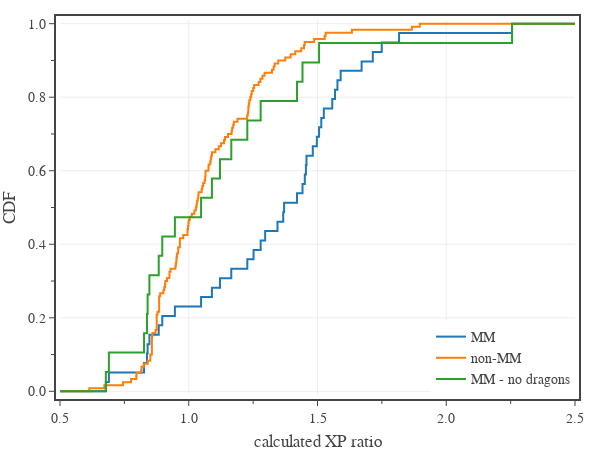

The cell this chart's notebook holds for it:
### Code cell
# summarize the current dataset
df1 = df0[df0['CR'].between(1,30)  
    & df0['Book Type'].isin(['Source']) 
    & df0['Legendary'].isin(['L','LL'])]

col = 'eXP Ratio'

groups = {
    'MM': {'Book': ['MM'], 'Exclude Type': []},
    'non-MM': {'Book': ['VGtM','MToF','GGtR','ERftLW','EGtW','MOoT','VRGtR','FToD','SaCoC'], 'Exclude Type': []},
    'MM - no dragons': {'Book': ['MM'], 'Exclude Type': ['dragon']},
}

# plot results
fig = go.Figure(
    layout=go.Layout(
        template=tfb.FIG_TEMPLATE,
        xaxis=dict(
            title_text='calculated XP ratio',
            range=[0.5,2.5],
            tick0=0, dtick=0.5, tickformat='.1f',
            minor=dict(tick0=0, dtick=0.25),
        ),
        yaxis=dict(
            title_text='CDF',
            range=[-0.01, 1.01],
            tick0=0, dtick=0.2,
            tickformat='.1f',
            minor=dict(tick0=0, dtick=0.1),
        ),
        legend=dict(
            yanchor='bottom',  y=0.00,
            xanchor='right', x=1.00,
            orientation='v',
        ),
    )
)

for g in groups:
    x = df1[df1['Book'].isin(groups[g]['Book']) & ~df1['Type'].isin(groups[g]['Exclude Type'])]['eXP Ratio'].to_numpy()
    x = np.append(np.insert(np.sort(x), 0, 0.0), 3.0)
    y = np.array(range(0,len(x)))/(len(x)-2)
    fig.add_trace(go.Scatter(
        x=x, 
        y=y,
        mode='lines',
        name=g,
        line_shape='hv',
        hovertemplate = '<b>'+g+'</b><br>'
            + 'XP ratio %{y:.2f}<br>'
            + 'CDF %{y:.2f}'
            + '<extra></extra>',
    ))

# show figure
fig.update_layout(width=600, height=450)
fig.show(config=tfb.FIG_CONFIG)

# save figures
if SAVEFIGS:
    fig.update_layout(autosize=True, width=None, height=None)
    tfb.save_fig_html(fig, format='large', name='fig-exp-ratio-cdf-mm-vs-source-books-no-dragons-large', style='aspect-ratio: 600/500;')
    tfb.save_fig_html(fig, format='small', name='fig-exp-ratio-cdf-mm-vs-source-books-no-dragons-small', style='aspect-ratio: 600/550;')

### Figure 1 — Plotly figure (JSON) as saved in the notebook; plotly's stock layout.template omitted (floating-point values rounded to 4 significant figures)
{"data": [{"hovertemplate": "<b>MM</b><br>XP ratio %{y:.2f}<br>CDF %{y:.2f}<extra></extra>", "line": {"shape": "hv"}, "mode": "lines", "name": "MM", "type": "scatter", "x": [0, 0.678, 0.6899, 0.8264, 0.8377, 0.8402, 0.8472, 0.8834, 0.8972, 0.9462, 1.048, 1.09, 1.121, 1.165, 1.227, 1.252, 1.279, 1.297, 1.345, 1.367, 1.37, 1.42, 1.442, 1.451, 1.455, 1.457, 1.482, 1.497, 1.506, 1.515, 1.525, 1.557, 1.568, 1.577, 1.59, 1.671, 1.715, 1.749, 1.817, 2.256, 3], "y": [0, 0.02564, 0.05128, 0.07692, 0.1026, 0.1282, 0.1538, 0.1795, 0.2051, 0.2308, 0.2564, 0.2821, 0.3077, 0.3333, 0.359, 0.3846, 0.4103, 0.4359, 0.4615, 0.4872, 0.5128, 0.5385, 0.5641, 0.5897, 0.6154, 0.641, 0.6667, 0.6923, 0.7179, 0.7436, 0.7692, 0.7949, 0.8205, 0.8462, 0.8718, 0.8974, 0.9231, 0.9487, 0.9744, 1, 1.026]}, {"hovertemplate": "<b>non-MM</b><br>XP ratio %{y:.2f}<br>CDF %{y:.2f}<extra></extra>", "line": {"shape": "hv"}, "mode": "lines", "name": "non-MM", "type": "scatter", "x": [0, 0.6136, 0.6722, 0.7447, 0.7761, 0.7964, 0.7973, 0.815, 0.8165, 0.8251, 0.8407, 0.8507, 0.8508, 0.8569, 0.8569, 0.8569, 0.8569, 0.8569, 0.8572, 0.8592, 0.871, 0.8755, 0.8755, 0.8755, 0.8755, 0.8755, 0.8788, 0.885, 0.885, 0.885, 0.885, 0.885, 0.8891, 0.9015, 0.9048, 0.9079, 0.9091, 0.9158, 0.9249, 0.9251, 0.9292, 0.9483, 0.9501, 0.9521, 0.9528, 0.9546, 0.9588, 0.9592, 0.9656, 0.9656, 0.9657, 0.9787, 0.995, 0.9951, 0.9971, 0.9987, 1.0, 1.004, 1.012, 1.022, 1.027, 1.03, 1.032, 1.035, 1.037, 1.038, 1.05, 1.053, 1.056, 1.062, 1.064, 1.065, 1.065, 1.077, 1.077, 1.084, 1.086, 1.087, 1.09, 1.103, 1.117, 1.125, 1.137, 1.141, 1.153, 1.166, 1.168, 1.173, 1.175, 1.189, 1.227, 1.229, 1.232, 1.232, 1.233, 1.235, 1.239, 1.242, 1.245, 1.25, 1.254, 1.271, 1.278, 1.286, 1.295, 1.323, 1.33, 1.334, 1.347, 1.375, 1.396, 1.414, 1.437, 1.448, 1.45, 1.487, 1.528, 1.532, 1.634, 1.866, 1.897, 3], "y": [0, 0.008333, 0.01667, 0.025, 0.03333, 0.04167, 0.05, 0.05833, 0.06667, 0.075, 0.08333, 0.09167, 0.1, 0.1083, 0.1167, 0.125, 0.1333, 0.1417, 0.15, 0.1583, 0.1667, 0.175, 0.1833, 0.1917, 0.2, 0.2083, 0.2167, 0.225, 0.2333, 0.2417, 0.25, 0.2583, 0.2667, 0.275, 0.2833, 0.2917, 0.3, 0.3083, 0.3167, 0.325, 0.3333, 0.3417, 0.35, 0.3583, 0.3667, 0.375, 0.3833, 0.3917, 0.4, 0.4083, 0.4167, 0.425, 0.4333, 0.4417, 0.45, 0.4583, 0.4667, 0.475, 0.4833, 0.4917, 0.5, 0.5083, 0.5167, 0.525, 0.5333, 0.5417, 0.55, 0.5583, 0.5667, 0.575, 0.5833, 0.5917, 0.6, 0.6083, 0.6167, 0.625, 0.6333, 0.6417, 0.65, 0.6583, 0.6667, 0.675, 0.6833, 0.6917, 0.7, 0.7083, 0.7167, 0.725, 0.7333, 0.7417, 0.75, 0.7583, 0.7667, 0.775, 0.7833, 0.7917, 0.8, 0.8083, 0.8167, 0.825, 0.8333, 0.8417, 0.85, 0.8583, 0.8667, 0.875, 0.8833, 0.8917, 0.9, 0.9083, 0.9167, 0.925, 0.9333, 0.9417, 0.95, 0.9583, 0.9667, 0.975, 0.9833, 0.9917, 1, 1.008]}, {"hovertemplate": "<b>MM - no dragons</b><br>XP ratio %{y:.2f}<br>CDF %{y:.2f}<extra></extra>", "line": {"shape": "hv"}, "mode": "lines", "name": "MM - no dragons", "type": "scatter", "x": [0, 0.678, 0.6899, 0.8264, 0.8377, 0.8402, 0.8472, 0.8834, 0.8972, 0.9462, 1.048, 1.09, 1.121, 1.165, 1.227, 1.279, 1.42, 1.442, 1.506, 2.256, 3], "y": [0, 0.05263, 0.1053, 0.1579, 0.2105, 0.2632, 0.3158, 0.3684, 0.4211, 0.4737, 0.5263, 0.5789, 0.6316, 0.6842, 0.7368, 0.7895, 0.8421, 0.8947, 0.9474, 1, 1.053]}], "layout": {"height": 450, "legend": {"orientation": "v", "x": 1, "xanchor": "right", "y": 0, "yanchor": "bottom"}, "width": 600, "xaxis": {"dtick": 0.5, "minor": {"dtick": 0.25, "tick0": 0}, "range": [0.5, 2.5], "tick0": 0, "tickformat": ".1f", "title": {"text": "calculated XP ratio"}}, "yaxis": {"dtick": 0.2, "minor": {"dtick": 0.1, "tick0": 0}, "range": [-0.01, 1.01], "tick0": 0, "tickformat": ".1f", "title": {"text": "CDF"}}}}
